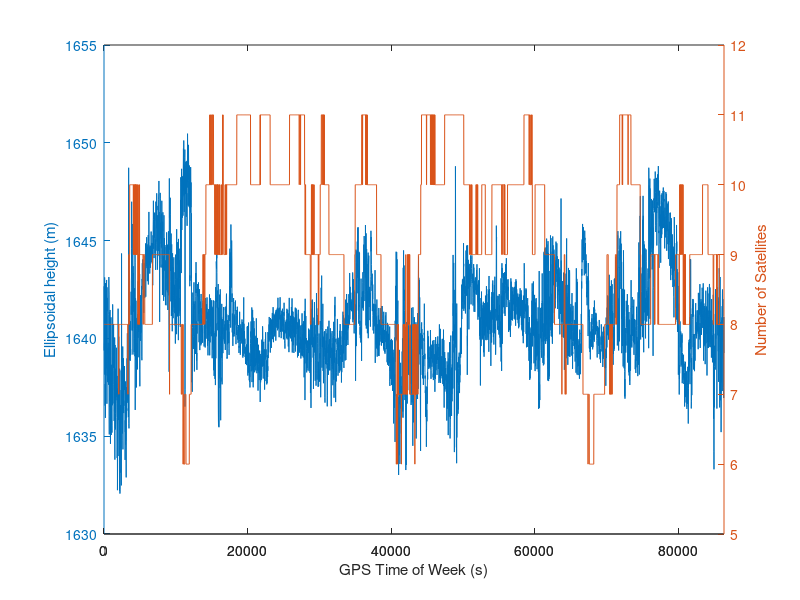

This figure's MATLAB source: (Note: this script raises an error after producing the figure.)
%% HW4: GPS Positioning Accuracy
%% Initialize
fprintf('\n');
clearvars -except function_list pub_opt
close all

%% 1) Ellipsoidal height vs time
% The variation of ellipsoidal height seems to vary more when fewer
% satellites are used in the position solution.
load('GPS2009L1L2_data.mat');
time = data(:,1);
lat = data(:,2);
long = data(:,3);
ell_h = data(:,4);
num_sat = data(:,5);
[haxes, hline1, hline2] = plotyy(time, ell_h, time, num_sat);
ylim(haxes(2), [min(num_sat)-1, max(num_sat)+1]);
xlabel('GPS Time of Week (s)');
ylabel(haxes(1), 'Ellipsoidal height (m)');
ylabel(haxes(2), 'Number of Satellites');

%% 2) Latitude/Longitude errors
% The scatter looks more varied in the y direction (North/South) than the x
% direction.
mean_lat = mean(lat);
lat_err = lat - mean_lat;
mean_long = mean(long);
long_err = long - mean_long;
nn = length(lat_err);
sig_lat = std(lat);
sig_mean_lat = sig_lat/sqrt(nn);
sig_long = std(long);
sig_mean_long = sig_long/sqrt(nn);
fprintf(sprintf('Mean latitude: %%.%df degrees\n', ...
    dec_places(sig_mean_lat)),mean_lat);
fprintf(sprintf('Mean longitude: %%.%df degrees\n', ...
    dec_places(sig_mean_long)),mean_long);

% Get the error arc-lengths
re = 6378e3; % m, assuming spherical
NS_err = 2*pi*re*lat_err/360; 
EW_err = cos(lat*pi/180)*2*pi*re.*long_err/360; 

figure
plot(EW_err, NS_err, '.')
title('Position Errors')
ylabel('North (m)')
xlabel('East (m)')
grid on
axis equal
hold on

%% 3) Compute standard deviations, P, error ellipse, 50% CEP

% Standard deviations:
sig_ell_h = std(ell_h);
fprintf('Latitude standard deviation = %.0e m\n', std(NS_err));
fprintf('Longitude standard deviation = %.0e m\n', std(EW_err));
fprintf('Ellipsoidal height standard deviation = %.0e m\n', sig_ell_h);

P = cov([EW_err NS_err]);
fprintf('Covariance matrix:\n');
for i = 1:2
    fprintf('\t')
    for j = 1:2
        if P(i,j) > 1
            fprintf('%4.3f\t', P(i,j));
        else
            fprintf(sprintf('%%.%df\t', dec_places(P(i,j))+3),P(i,j));
        end
    end
    fprintf('\n')
end

% Eigenvalues of the covariance matrix are the principle components
[evec,ev]=eig(P);
ell_a=sqrt(ev(1,1));%, evec(:,1)'
ell_b=sqrt(ev(2,2));%, evec(:,2)'
angle=atan2(evec(2,1),evec(1,1));
drawellipse(ell_a,ell_b,angle,0,0,'g-');
fprintf('Error Ellipse semimajor axis = %.3e m\n', ell_a);
fprintf('Error Ellipse semiminor axis = %.3e m\n', ell_b);

err_radii = sqrt((NS_err.*NS_err)+(EW_err.*EW_err));
CEP_50_radius = err_radii(round(nn/2));
fprintf('CEP 50%% radius = %.3e m\n', CEP_50_radius);
drawellipse(CEP_50_radius,CEP_50_radius,0,0,0,'r-.');